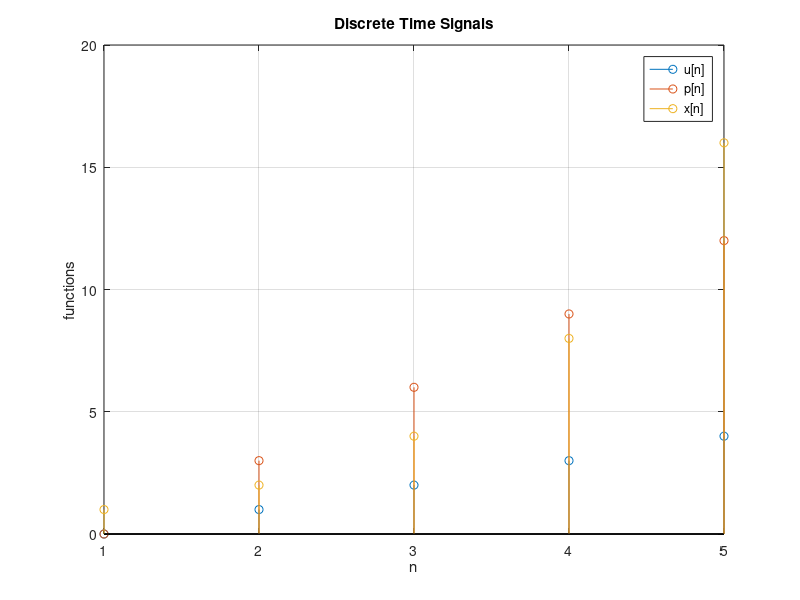
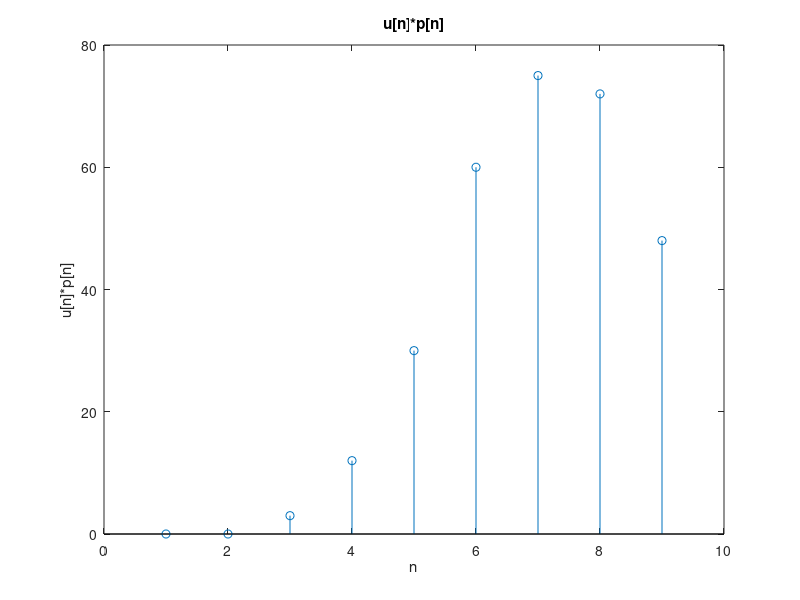
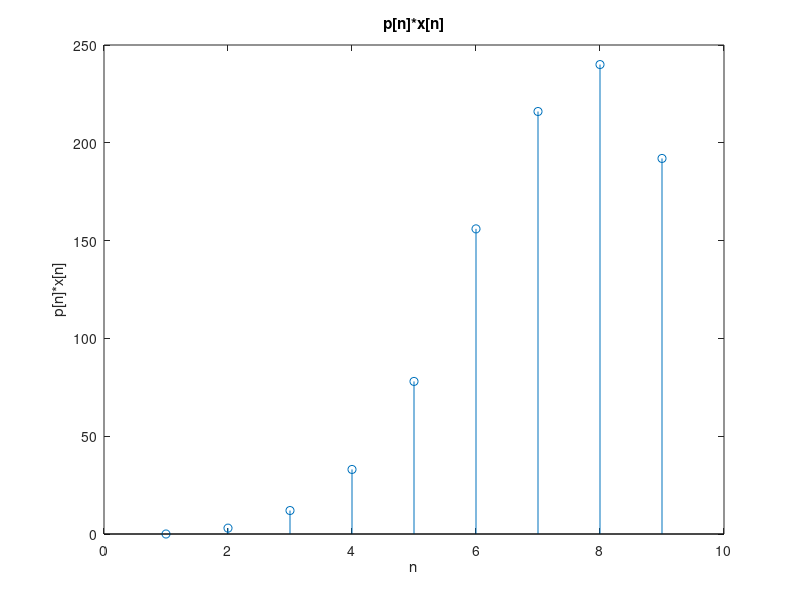
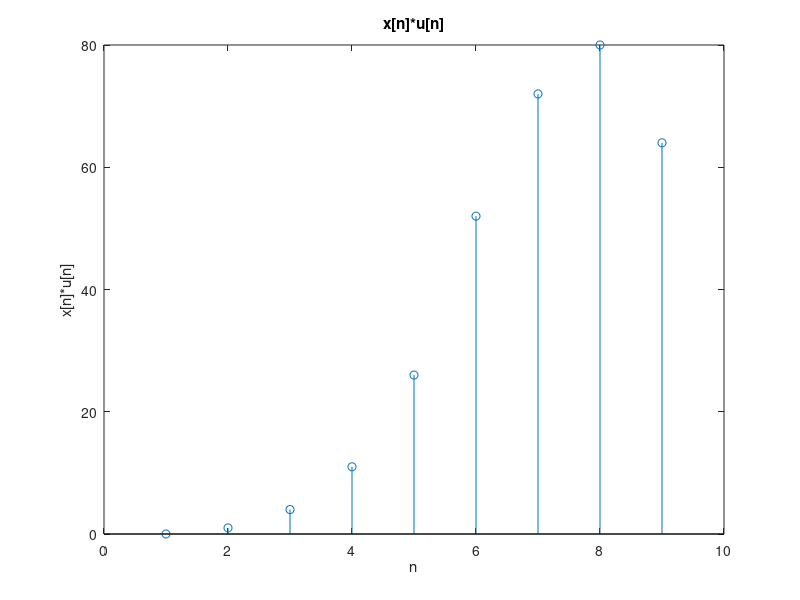

MATLAB code to generate these figures, in order:
clc
clear all
close all
% discrete time 
n=0:4;
% function
u=@(n) n;
p=@(n) 3*n;
x=@(n) 2.^n;
% plot all signals
stem(u(n))
hold on 
stem(p(n))
hold on 
stem(x(n))
hold on 
grid 
legend('u[n]','p[n]','x[n]')
xlabel('n')
ylabel('functions')
title('Discrete Time Signals')
% u and p conv
part_c=conv(u(n),p(n));
figure
stem(part_c)
xlabel('n')
ylabel('u[n]*p[n]')
title('u[n]*p[n]')

% p and x conv
part_d=conv(p(n),x(n));
figure
stem(part_d)
xlabel('n')
ylabel('p[n]*x[n]')
title('p[n]*x[n]')

% x and u conv
part_e=conv(x(n),u(n));
figure
stem(part_e)
xlabel('n')
ylabel('x[n]*u[n]')
title('x[n]*u[n]')
% part f
% the length of the conv function is the 2*n-1 in each case

